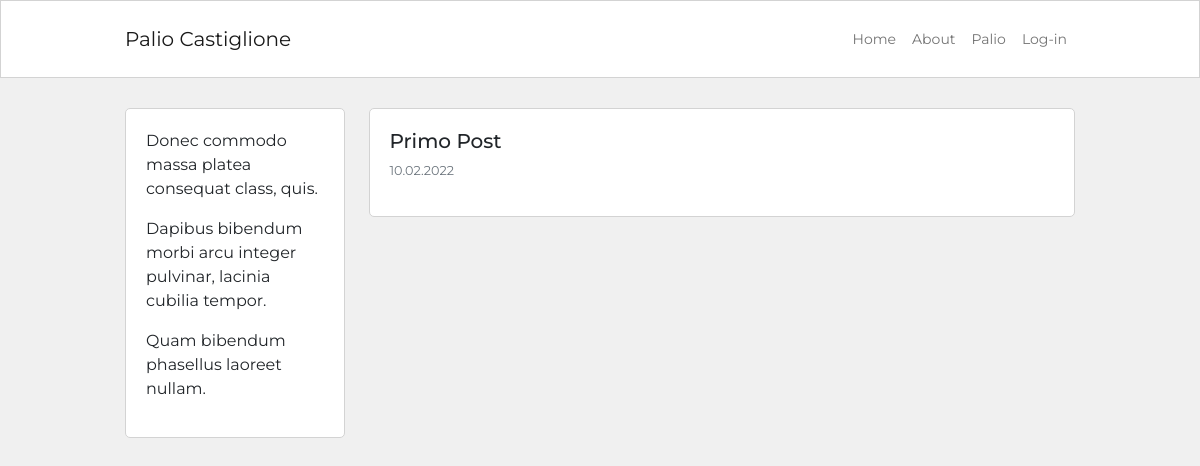
/, run on an earlier commit of the app's database.
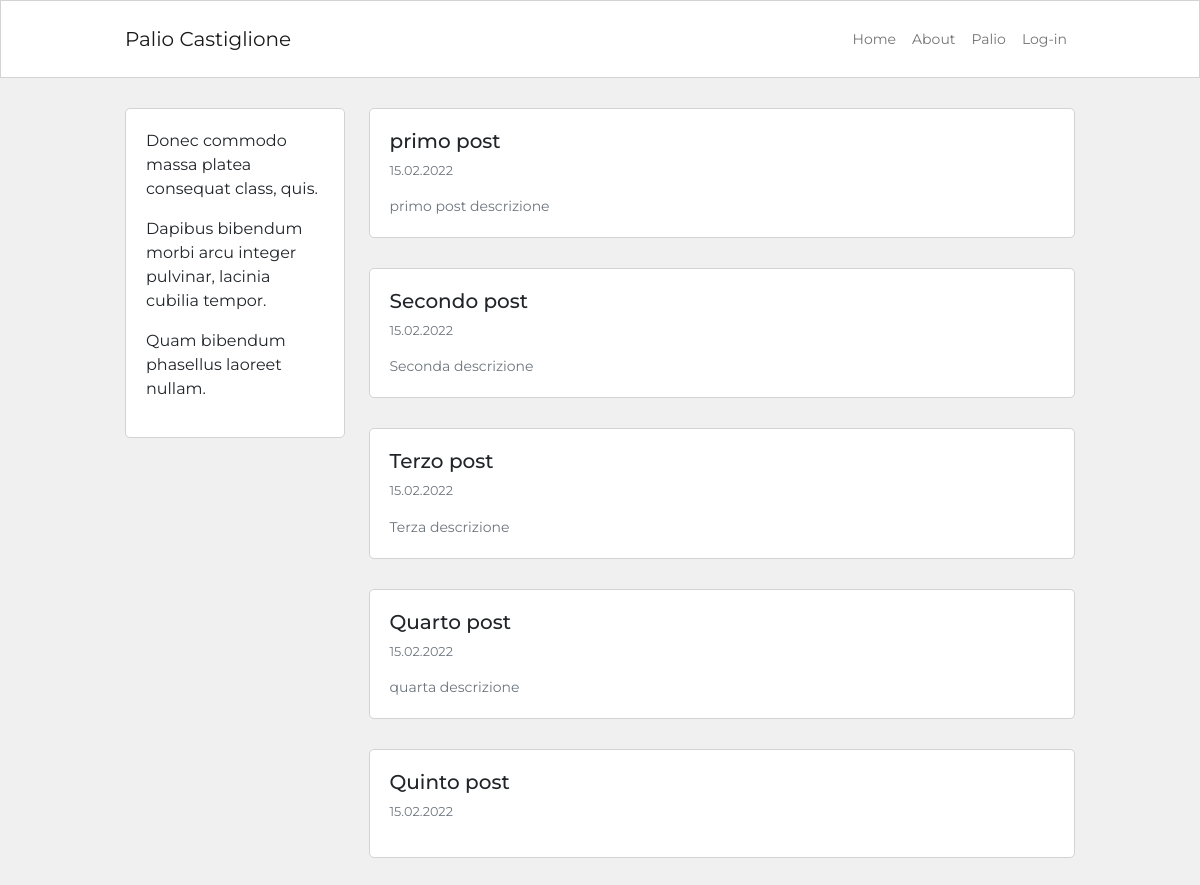
And on a later commit of the database.
### blog/models.py (models this page shows, shortened)
class Post (db.Model):
    id = db.Column(db.Integer, primary_key=True)
    user_id = db.Column(db.Integer, db.ForeignKey('user.id'), nullable=False)
    created_at = db.Column(db.DateTime, default=datetime.now, nullable= False)
    title = db.Column(db.String(120), nullable=False)
    description = db.Column(db.String(240))
    body = db.Column(db.Text(), nullable=False)

### blog/routes.py (the view)
@app.route ("/")
def homepage ():
    posts = Post.query.order_by(Post.created_at.desc()).all()
    return render_template ('homepage.html', posts = posts)

### blog/templates/homepage.html (shortened to what this page needs)
{% extends 'base.html' %}
{% block content %}
<div class="container content-container">
    <div class="row no-gutters">
        <div class="col-md-9 order-md-2">
            {% for post in posts %}
            <div class="single-post-home">
                <h5>{{post.title}}</h5>
                <p class="p-small-two text-muted">{{post.created_at.strftime('%d.%m.%Y') }}</p>
                {% if post.description %}
                <p class="p-small-one text-muted mb-0">{{post.description}}</p>
                {% endif %}
            </div>
            {% endfor %}
        </div>
        <div class="col-md-3 order-md-1">
            {% include 'about_snippet.html' %}
        </div>
    </div>
</div>
{% endblock %}

What changed in the data, as far as the page shows it:
changed Post: title "Primo Post" → "primo post"; created_at "10.02.2022" → "15.02.2022"; description (not shown) → "primo post descrizione"
added Post: title "Secondo post", created_at "15.02.2022", description "Seconda descrizione"
added Post: title "Terzo post", created_at "15.02.2022", description "Terza descrizione"
added Post: title "Quarto post", created_at "15.02.2022", description "quarta descrizione"
added Post: title "Quinto post", created_at "15.02.2022"
